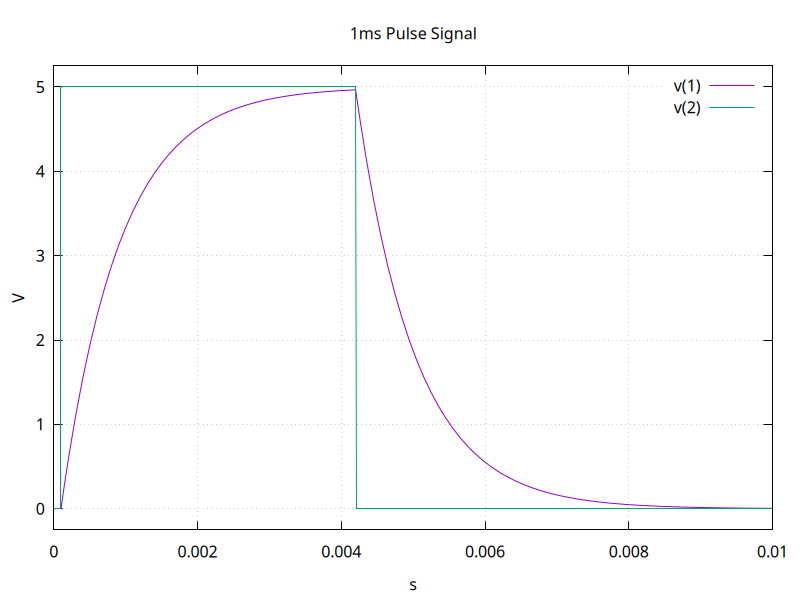

Recreate this plot in gnuplot.
set terminal pngcairo size 800,600
set output 'pulse4.png'
set encoding utf8
set termoption noenhanced
set title "1ms Pulse Signal"
set xlabel "s"
set ylabel "V"
set grid
unset logscale x 
set xrange [0.000000e+00:1.000000e-02]
unset logscale y 
set yrange [-2.500000e-01:5.250000e+00]
set format y "%g"
set format x "%g"
# wrdata format: Col 1=Time, 2=v(1), 3=Time, 4=v(2)
plot 'pulse4_data.txt' using 1:2 with lines lw 1 title "v(1)",\
'pulse4_data.txt' using 3:4 with lines lw 1 title "v(2)"
